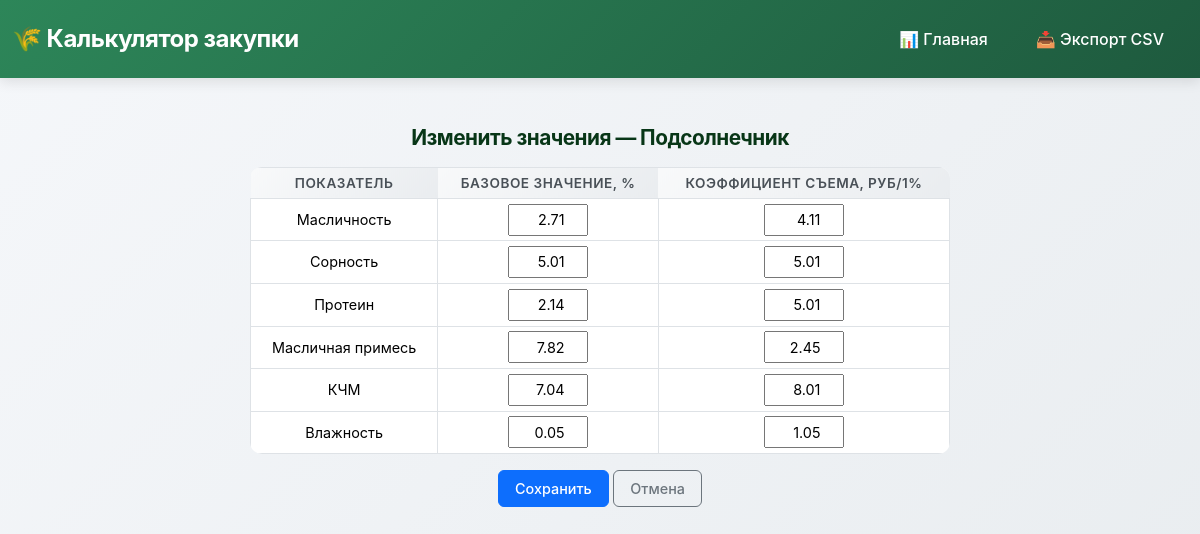
/change_sunflower/, run on the app's committed database.
### purch_calculator/removal_rates/models.py (models this page shows, shortened)
class RemovalForSunflower(models.Model):
    moisture_base = models.DecimalField(
        _("Влажность (базовое значение, %)"),
        max_digits=10, decimal_places=2, default=0,
        validators=[MinValueValidator(0, message=_("Значение не может быть отрицательным."))]
    )
    moisture_removal = models.DecimalField(
        _("Влажность (коэффициент съема)"),
        max_digits=10, decimal_places=2, default=0,
        validators=[MinValueValidator(0, message=_("Значение не может быть отрицательным."))]
    )
    weed_impurity_base = models.DecimalField(
        _("Сорность (базовое значение, %)"),
        max_digits=10, decimal_places=2, default=0,
        validators=[MinValueValidator(0, message=_("Значение не может быть отрицательным."))]
    )
    weed_impurity_removal = models.DecimalField(
        _("Сорность (коэффициент съема)"),
        max_digits=10, decimal_places=2, default=0,
        validators=[MinValueValidator(0, message=_("Значение не может быть отрицательным."))]
    )
    oil_impurity_base = models.DecimalField(
        _("Масличная примесь (базовое значение, %)"),
        max_digits=10, decimal_places=2, default=0,
        validators=[MinValueValidator(0, message=_("Значение не может быть отрицательным."))]
    )
    oil_impurity_removal = models.DecimalField(
        _("Масличная примесь (коэффициент съема)"),
        max_digits=10, decimal_places=2, default=0,
        validators=[MinValueValidator(0, message=_("Значение не может быть отрицательным."))]
    )
    oil_content_base = models.DecimalField(
        _("Масличность (базовое значение, %)"),
        max_digits=10, decimal_places=2, default=0,
        validators=[MinValueValidator(0, message=_("Значение не может быть отрицательным."))]
    )
    oil_content_removal = models.DecimalField(
        _("Масличность (коэффициент съема)"),
        max_digits=10, decimal_places=2, default=0,
        validators=[MinValueValidator(0, message=_("Значение не может быть отрицательным."))]
    )
    KCHM_base = models.DecimalField(
        _("КЧМ (базовое значение, %)"),
        max_digits=10, decimal_places=2, default=0,
        validators=[MinValueValidator(0, message=_("Значение не может быть отрицательным."))]
    )
    KCHM_removal = models.DecimalField(
        _("КЧМ (коэффициент съема)"),
        max_digits=10, decimal_places=2, default=0,
        validators=[MinValueValidator(0, message=_("Значение не может быть отрицательным."))]
    )
    protein_base = models.DecimalField(
        _("Протеин (базовое значение, %)"),
        max_digits=10, decimal_places=2, default=0,
        validators=[MinValueValidator(0, message=_("Значение не может быть отрицательным."))]
    )
    protein_removal = models.DecimalField(
        _("Протеин (коэффициент съема)"),
        max_digits=10, decimal_places=2, default=0,
        validators=[MinValueValidator(0, message=_("Значение не может быть отрицательным."))]
    )

### purch_calculator/removal_rates/views.py (the view)
# urls.py: path('change_sunflower/',UpdateSunflower.as_view(),name='update_sunflower'),
class UpdateSunflower(UpdateView):
    model = RemovalForSunflower
    form_class = SunflowerForm
    success_url = reverse_lazy('index')
    template_name = 'change_data/update_sunflower.html'
    def get_object(self, queryset=None):
        obj, _ = RemovalForSunflower.objects.get_or_create(pk=1)
        return obj

### purch_calculator/removal_rates/forms.py
class SunflowerForm(forms.ModelForm):
    class Meta:
        model = RemovalForSunflower
        fields = [
        "moisture_base", "moisture_removal",
        "weed_impurity_base", "weed_impurity_removal",
        "oil_impurity_base", "oil_impurity_removal",
        "oil_content_base", "oil_content_removal",
        "KCHM_base", "KCHM_removal",
        "protein_base", "protein_removal"
    ]
        widgets = {
            field: forms.NumberInput(attrs={'step': '1'})
            for field in fields
        }

### templates/change_data/update_sunflower.html (shortened to what this page needs)
{% extends "base.html" %}
{% load django_bootstrap5 %}
{% block content %}
<div class="container mt-4">
  <h2>Изменить значения — Подсолнечник</h2>
  <form method="post" novalidate>
    <div class="table-container">
      <table class="table table-bordered table-sm compact-table">
        <thead>
          <tr>
            <th>Показатель</th>
            <th>Базовое значение, %</th>
            <th>Коэффициент съема, руб/1%</th>
          </tr>
        </thead>
        <tbody>
          <tr><td>Масличность</td><td>{{ form.oil_content_base }}</td><td>{{ form.oil_content_removal }}</td></tr>
          <tr><td>Сорность</td><td>{{ form.weed_impurity_base }}</td><td>{{ form.weed_impurity_removal }}</td></tr>
          <tr><td>Протеин</td><td>{{ form.protein_base }}</td><td>{{ form.protein_removal }}</td></tr>
          <tr><td>Масличная примесь</td><td>{{ form.oil_impurity_base }}</td><td>{{ form.oil_impurity_removal }}</td></tr>
          <tr><td>КЧМ</td><td>{{ form.KCHM_base }}</td><td>{{ form.KCHM_removal }}</td></tr>
          <tr><td>Влажность</td><td>{{ form.moisture_base }}</td><td>{{ form.moisture_removal }}</td></tr>
        </tbody>
      </table>
    </div>
    <div class="text-center mt-3">
      <button type="submit" class="btn btn-primary btn-sm">Сохранить</button>
      <a href="{% url 'index' %}" class="btn btn-outline-secondary btn-sm">Отмена</a>
    </div>
  </form>
</div>
{% endblock %}

### templates/base.html (style rules this page uses)
:root { --primary-color: #2d8659; --primary-dark: #1e5a3e; --primary-light: #e8f5e9; --secondary-color: #6c757d; --accent-color: #ffc107; --success-color: #28a745; --warning-color: #ffc107; --danger-color: #dc3545; --light-bg: #f8f9fa; --border-radius: 12px; --shadow-sm: 0 2px 4px rgba(0,0,0,0.08); --shadow-md: 0 4px 12px rgba(0,0,0,0.1); --shadow-lg: 0 8px 24px rgba(0,0,0,0.12); }
* { transition: all 0.3s ease; }
body { background: linear-gradient(135deg, #f5f7fa 0%, #e8ecef 100%); min-height: 100vh; font-family: -apple-system, BlinkMacSystemFont, 'Segoe UI', Roboto, 'Helvetica Neue', Arial, sans-serif; }
.btn { border-radius: 8px; font-weight: 500; padding: 0.6rem 1.5rem; transition: all 0.3s ease; }
.table { border-radius: var(--border-radius); overflow: hidden; }
.table thead th { background: linear-gradient(135deg, #f8f9fa 0%, #e9ecef 100%); border: none; font-weight: 600; text-transform: uppercase; font-size: 0.85rem; letter-spacing: 0.5px; color: #495057; }
.table tbody tr { transition: all 0.2s ease; }
h1, h2, h3 { font-weight: 700; letter-spacing: -0.5px; }
.container { max-width: 1400px; }

### templates/change_data/update_sunflower.html (style rules this page uses)
.compact-table { width: 100%; max-width: 700px; margin: 0 auto; font-size: 0.9rem; border-collapse: collapse; }
.compact-table th, .compact-table td { padding: 0.3rem 0.6rem; vertical-align: middle; text-align: center; }
.compact-table input { width: 100%; max-width: 80px; text-align: right; padding: 0.2rem 0.4rem; font-size: 0.9rem; }
h2 { text-align: center; font-size: 1.3rem; margin-bottom: 1rem; color: #083617; }
.btn { font-size: 0.9rem; padding: 0.4rem 1rem; border-radius: 6px; }
.table-container { display: flex; justify-content: center; }
table thead { background-color: #f8f9fa; }

### data on the page
RemovalForSunflower: oil_content_base "2.71", oil_content_removal "4.11", weed_impurity_base "5.01", weed_impurity_removal "5.01", protein_base "2.14", protein_removal "5.01", oil_impurity_base "7.82", oil_impurity_removal "2.45", KCHM_base "7.04", KCHM_removal "8.01", moisture_base "0.05", moisture_removal "1.05"
